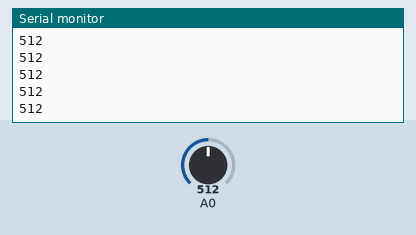
The sketch below on a simulated Arduino Uno, built with avr-gcc and run on an emulated ATmega328P. Shown: the last lines printed to the serial monitor. The inputs (shaded band) are chosen by the test bench; at power-on: A0 = 512.

Above: at 1.2 s.
1.3 s: A0 set to 716
At 1.32 s:
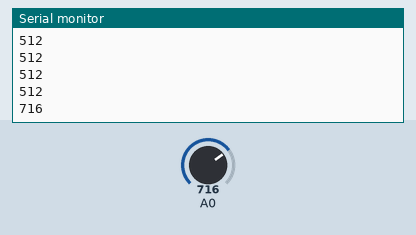
2.8 s: A0 set to 900
At 2.83 s:
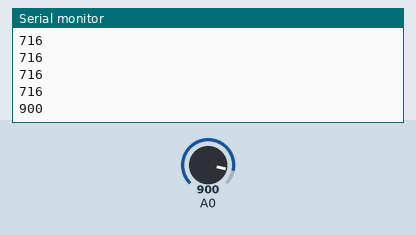
Timing chart, 0 to 5.8 s (numbered marks = the images above; inputs shaded):
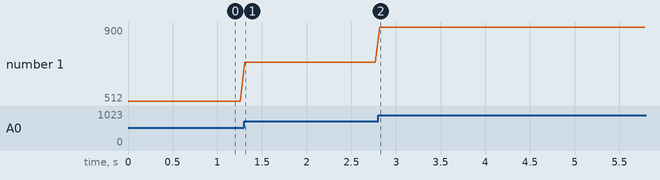

The sketch:

proximityv2.ino
```cpp
#define in A0
int sen=0;
void setup() {
  Serial.begin(9600);
pinMode(A0,INPUT);

}

void loop() {
a();
}

void a()
{
  sen=analogRead(A0);
Serial.println(sen);
delay(50);
}
```

Measured:
- after the input at 1.3 s, the serial monitor: prints a new line at once (image 1)
- after the input at 2.8 s, the serial monitor: prints a new line at once (image 2)
- plotted number 1: 512 → 716 after the input at 1.3 s, 716 → 900 after the input at 2.8 s
